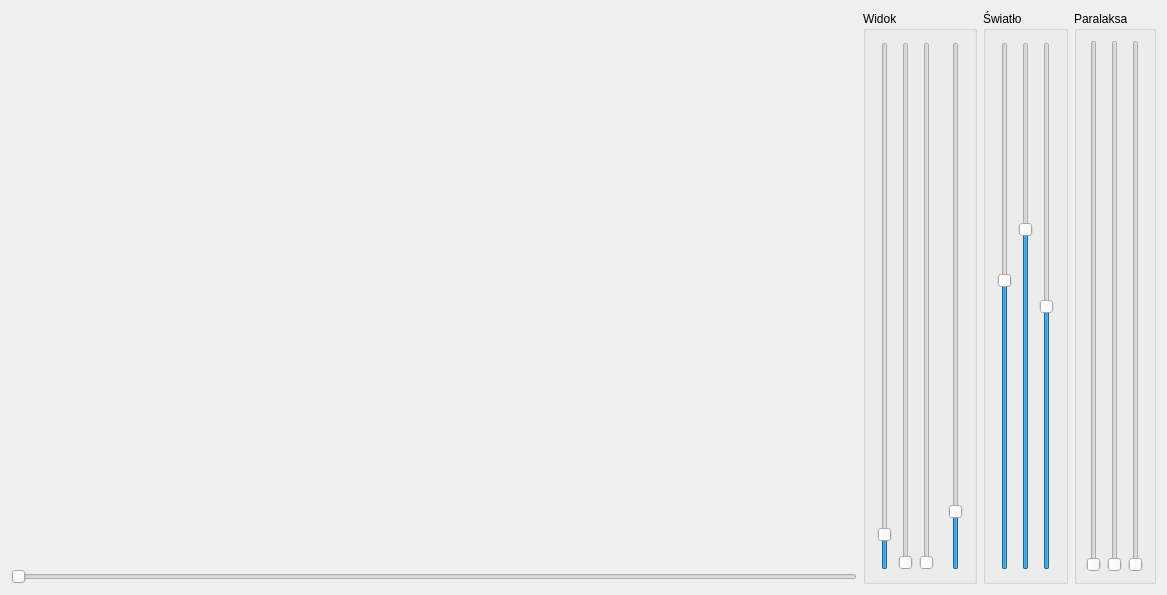
<?xml version="1.0" encoding="UTF-8"?>
<ui version="4.0">
 <class>MainWindow</class>
 <widget class="QMainWindow" name="MainWindow">
  <property name="geometry">
   <rect>
    <x>0</x>
    <y>0</y>
    <width>1167</width>
    <height>595</height>
   </rect>
  </property>
  <property name="windowTitle">
   <string>MainWindow</string>
  </property>
  <widget class="QWidget" name="centralWidget">
   <property name="enabled">
    <bool>true</bool>
   </property>
   <layout class="QGridLayout" name="gridLayout">
    <item row="0" column="5" rowspan="2">
     <widget class="QGroupBox" name="groupBoxView">
      <property name="sizePolicy">
       <sizepolicy hsizetype="Maximum" vsizetype="Preferred">
        <horstretch>0</horstretch>
        <verstretch>0</verstretch>
       </sizepolicy>
      </property>
      <property name="title">
       <string>Widok</string>
      </property>
      <layout class="QHBoxLayout" name="horizontalLayout">
       <item>
        <widget class="QSlider" name="verticalSliderRotX">
         <property name="maximum">
          <number>3600</number>
         </property>
         <property name="value">
          <number>200</number>
         </property>
         <property name="orientation">
          <enum>Qt::Vertical</enum>
         </property>
        </widget>
       </item>
       <item>
        <widget class="QSlider" name="verticalSliderRotZ">
         <property name="enabled">
          <bool>true</bool>
         </property>
         <property name="maximum">
          <number>3600</number>
         </property>
         <property name="orientation">
          <enum>Qt::Vertical</enum>
         </property>
        </widget>
       </item>
       <item>
        <widget class="QSlider" name="verticalSliderRotY">
         <property name="maximum">
          <number>3600</number>
         </property>
         <property name="orientation">
          <enum>Qt::Vertical</enum>
         </property>
        </widget>
       </item>
       <item>
        <spacer name="horizontalSpacer">
         <property name="orientation">
          <enum>Qt::Horizontal</enum>
         </property>
         <property name="sizeType">
          <enum>QSizePolicy::Fixed</enum>
         </property>
         <property name="sizeHint" stdset="0">
          <size>
           <width>8</width>
           <height>20</height>
          </size>
         </property>
        </spacer>
       </item>
       <item>
        <widget class="QSlider" name="verticalSliderZoom">
         <property name="maximum">
          <number>1000</number>
         </property>
         <property name="value">
          <number>100</number>
         </property>
         <property name="orientation">
          <enum>Qt::Vertical</enum>
         </property>
        </widget>
       </item>
      </layout>
     </widget>
    </item>
    <item row="0" column="6" rowspan="2">
     <widget class="QGroupBox" name="groupBoxLight">
      <property name="sizePolicy">
       <sizepolicy hsizetype="Maximum" vsizetype="Preferred">
        <horstretch>0</horstretch>
        <verstretch>0</verstretch>
       </sizepolicy>
      </property>
      <property name="title">
       <string>Światło</string>
      </property>
      <layout class="QHBoxLayout" name="horizontalLayout_2">
       <item>
        <widget class="QSlider" name="verticalSliderLightX">
         <property name="minimum">
          <number>-100</number>
         </property>
         <property name="maximum">
          <number>100</number>
         </property>
         <property name="value">
          <number>10</number>
         </property>
         <property name="orientation">
          <enum>Qt::Vertical</enum>
         </property>
        </widget>
       </item>
       <item>
        <widget class="QSlider" name="verticalSliderLightY">
         <property name="minimum">
          <number>-100</number>
         </property>
         <property name="maximum">
          <number>100</number>
         </property>
         <property name="value">
          <number>30</number>
         </property>
         <property name="orientation">
          <enum>Qt::Vertical</enum>
         </property>
        </widget>
       </item>
       <item>
        <widget class="QSlider" name="verticalSliderLightZ">
         <property name="minimum">
          <number>-100</number>
         </property>
         <property name="maximum">
          <number>100</number>
         </property>
         <property name="orientation">
          <enum>Qt::Vertical</enum>
         </property>
        </widget>
       </item>
      </layout>
     </widget>
    </item>
    <item row="1" column="0">
     <widget class="QSlider" name="horizontalSlider_Slider">
      <property name="maximum">
       <number>10000</number>
      </property>
      <property name="orientation">
       <enum>Qt::Horizontal</enum>
      </property>
     </widget>
    </item>
    <item row="0" column="0">
     <widget class="WidgetOpenGL" name="widgetOpenGL" native="true">
      <property name="minimumSize">
       <size>
        <width>200</width>
        <height>200</height>
       </size>
      </property>
     </widget>
    </item>
    <item row="0" column="7" rowspan="2">
     <widget class="QGroupBox" name="groupBoxParalax">
      <property name="title">
       <string>Paralaksa</string>
      </property>
      <layout class="QHBoxLayout" name="horizontalLayout_6">
       <property name="leftMargin">
        <number>9</number>
       </property>
       <property name="topMargin">
        <number>9</number>
       </property>
       <property name="rightMargin">
        <number>9</number>
       </property>
       <property name="bottomMargin">
        <number>9</number>
       </property>
       <item>
        <widget class="QSlider" name="minLayers">
         <property name="minimum">
          <number>1</number>
         </property>
         <property name="maximum">
          <number>10</number>
         </property>
         <property name="orientation">
          <enum>Qt::Vertical</enum>
         </property>
        </widget>
       </item>
       <item>
        <widget class="QSlider" name="maxLayers">
         <property name="minimum">
          <number>10</number>
         </property>
         <property name="maximum">
          <number>32</number>
         </property>
         <property name="orientation">
          <enum>Qt::Vertical</enum>
         </property>
        </widget>
       </item>
       <item>
        <widget class="QSlider" name="heightScale">
         <property name="minimum">
          <number>1</number>
         </property>
         <property name="maximum">
          <number>128</number>
         </property>
         <property name="orientation">
          <enum>Qt::Vertical</enum>
         </property>
        </widget>
       </item>
      </layout>
     </widget>
    </item>
   </layout>
  </widget>
 </widget>
 <layoutdefault spacing="6" margin="11"/>
 <customwidgets>
  <customwidget>
   <class>WidgetOpenGL</class>
   <extends>QWidget</extends>
   <header location="global">widgetopengl.h</header>
   <container>1</container>
   <slots>
    <slot>v_transform()</slot>
   </slots>
  </customwidget>
 </customwidgets>
 <resources/>
 <connections/>
</ui>
